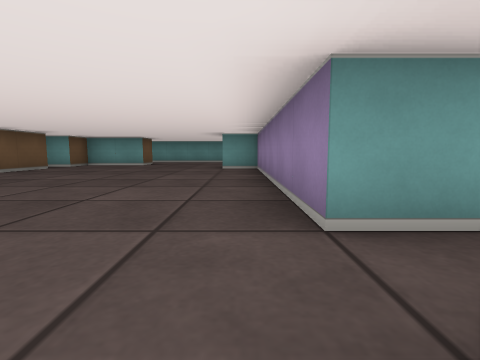
View 1 (above)

16 first-person views from a walk through a cub3D level. The camera is about half as high as the walls, tilts 6° down and sees 85° across. The floor is counted in squares. Each view is taken from the middle of a square. On the plan, view 1 faces up. The plan holds only what a view shows up to about 9 squares ahead; the rest is blank.

View 2
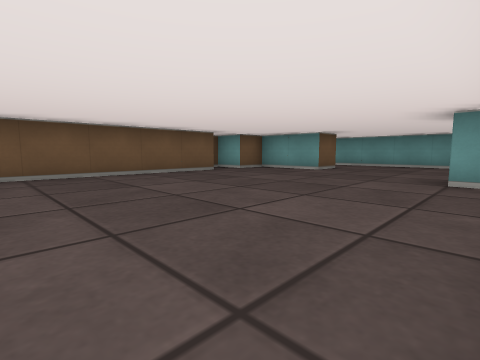

View 3
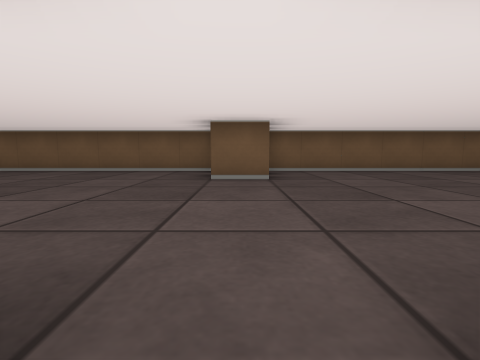

View 4
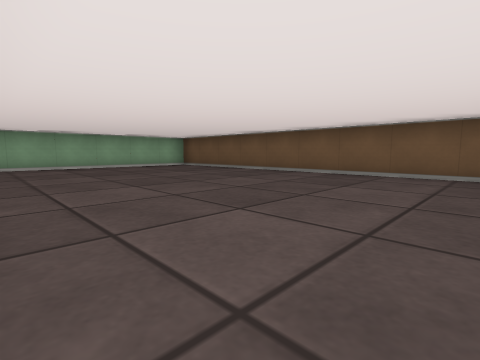

View 5
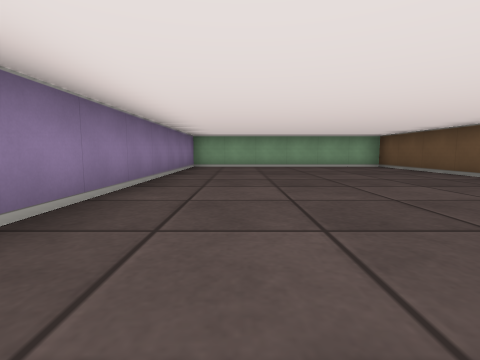

View 6
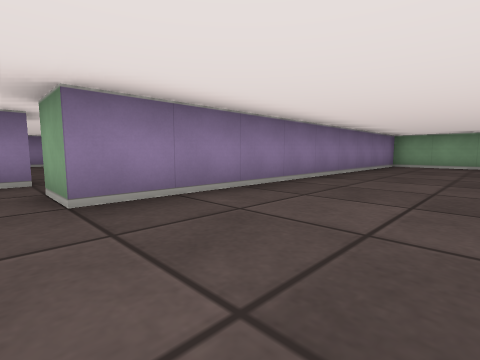

View 7
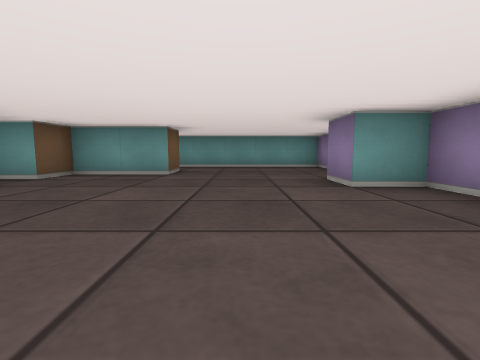

View 8
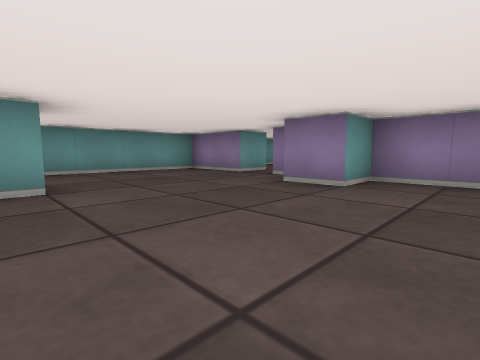

View 9
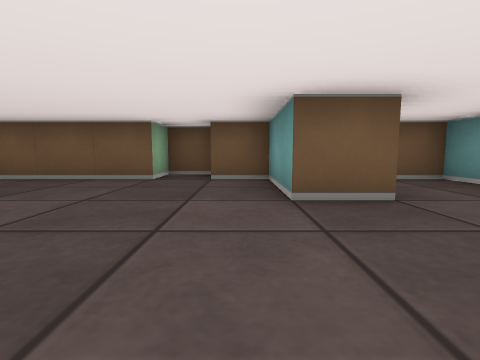

View 10
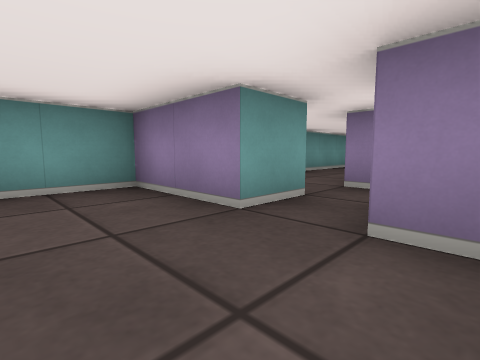

View 11
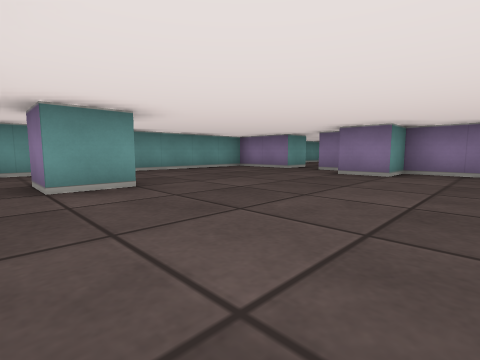

View 12
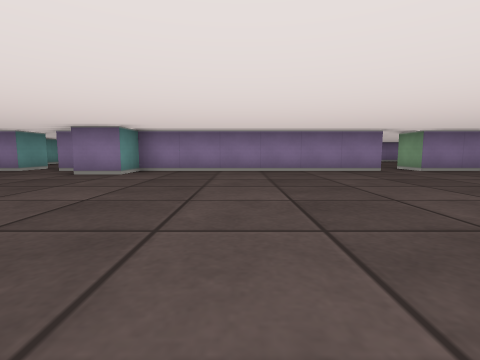

View 13
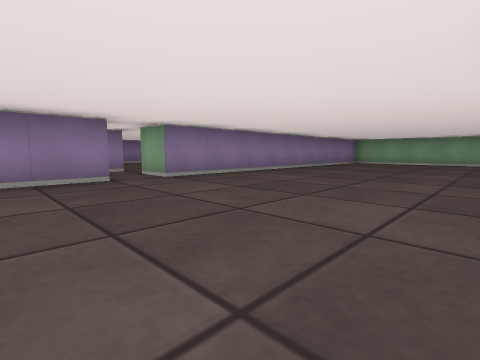

View 14
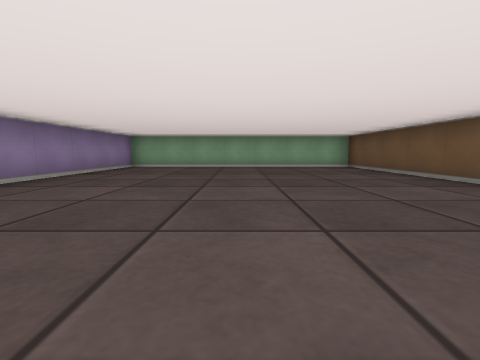

View 15
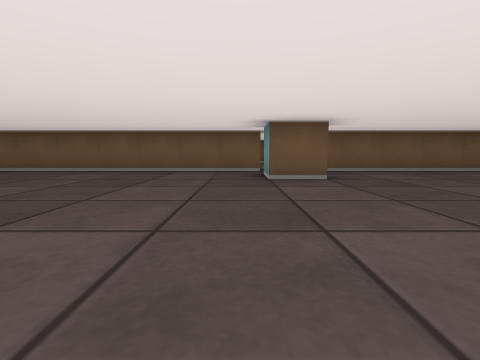

View 16
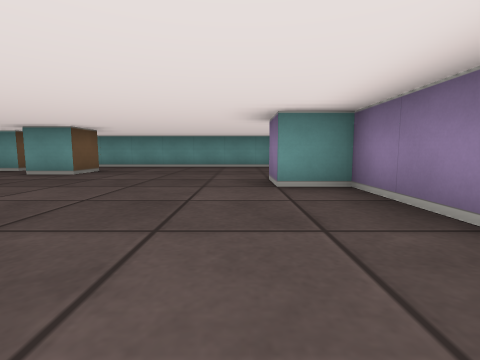

### Floor plan
Points are (right, up) in squares from view 1. A wall is a line through its corners. A room is listed if a view was taken in it or the views show most of it. See-through windows are left out.
Room 1 (views 1, 2, 3, 4, 5, 6, 7, 8, 9, 10)
walls: (-3.5, 1.6) (-3.5, 0.5); (1.5, 1.5) (0.5, 1.5) (0.5, 7.5) (-0.5, 7.5) (-0.5, 8.5); (-5.5, 0.4) (-5.5, -8.5) (0.5, -8.5) (0.5, 0.5) (1.5, 0.5); (0.5, 9) (0.5, 9.5); (-3.5, 10.6) (-3.5, 9.5) (-5.5, 9.5) (-5.5, 8.5) (-6.5, 8.5) (-6.5, 7.5) (-5.5, 7.5) (-5.5, 1.6); (1.6, 10.5) (0.5, 10.5) (0.5, 12.5) (-5.5, 12.5) (-5.5, 11.6)
ways out: opening at (1, 1) to room 2; opening at (1, 10) to room 2
Room 2 (views 11, 12, 13, 14, 15, 16)
walls: (3.5, 1.6) (3.5, 0.5) (2.5, 0.5) (2.5, 0.9); (8.5, 1.4) (8.5, 7.5) (7.5, 7.5) (7.5, 8.5); (1.5, 0.5) (1.5, -8.5) (8.5, -8.5) (8.5, 0.5); (1.5, 6) (1.5, 2.1); (8.5, 8.9) (8.5, 9.5); (3.5, 10.5) (3.5, 9.5) (2.5, 9.5) (2.5, 10.5); (9.5, 10.5) (8.5, 10.5) (8.5, 12.5) (2.2, 12.5)
ways out: opening at (1, 1) to room 1; opening at (1, 10) to room 1; opening at (9, 1); opening at (9, 10)

Positions as (right, up) in squares from view 1, and headings:
1: (0, 0), facing up
2: (0, 3), facing up-left
3: (1, 1), facing left
4: (0, 0), facing down-left
5: (-1, 0), facing down
6: (-2, 1), facing down-right
7: (-2, 4), facing up
8: (-4, 6), facing up-right
9: (-1, 9), facing left
10: (-1, 9), facing up-right
11: (2, 6), facing up-right
12: (2, 5), facing right
13: (4, 3), facing down-right
14: (5, 0), facing down
15: (8, 0), facing left
16: (7, 4), facing up
